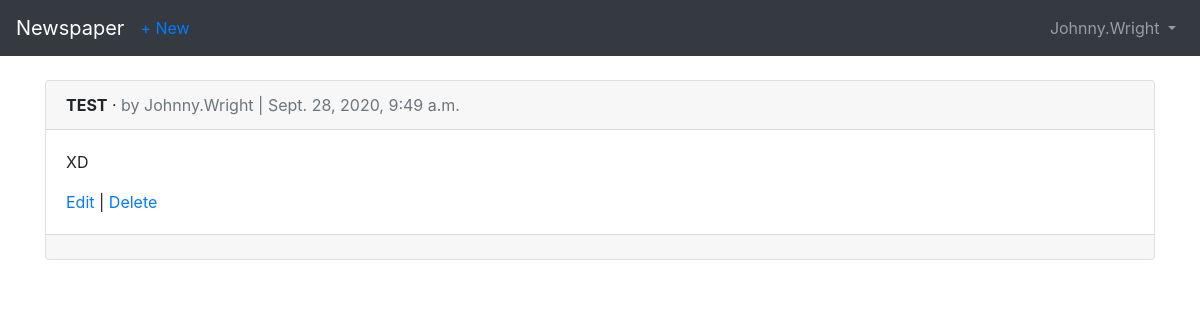
/articles/ (signed in), run on an earlier commit of the app's database.
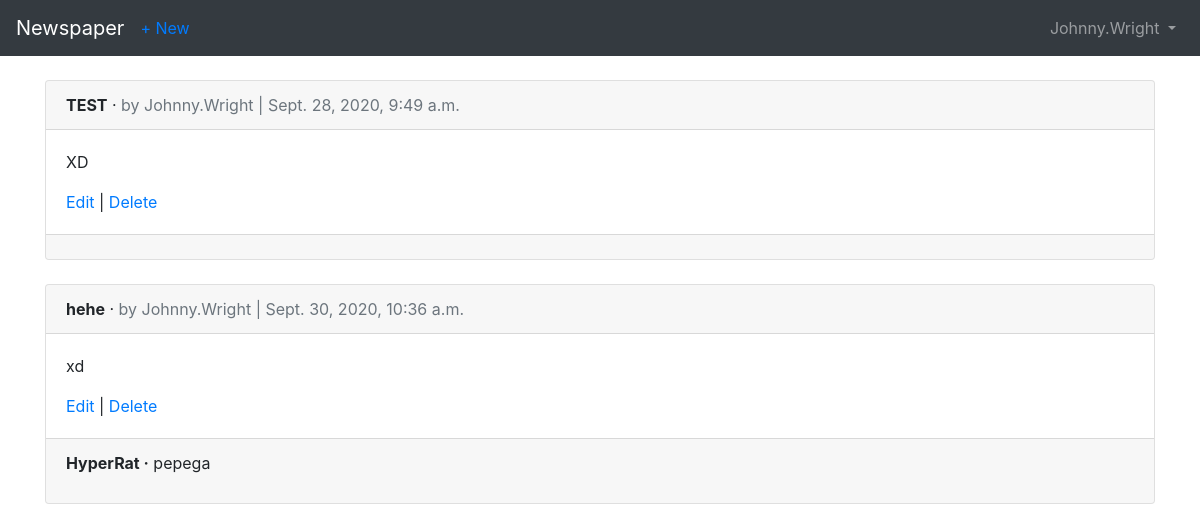
And on a later commit of the database.
### users/models.py (models this page shows)
class CustomUser(AbstractUser):
    age = models.PositiveIntegerField(null=True, blank=True)

### articles/models.py (models this page shows, shortened)
class Article(models.Model):
    title = models.CharField(max_length=255)
    body = models.TextField()
    date = models.DateTimeField(auto_now_add=True)
    author = models.ForeignKey(
        get_user_model(),
        on_delete=models.CASCADE,
    )

class Comment(models.Model):
    article = models.ForeignKey(
    Article,
    on_delete=models.CASCADE,
    related_name='comments',
    )
    comment = models.CharField(max_length=140)
    author = models.ForeignKey(
        get_user_model(),
        on_delete=models.CASCADE,
    )
    def __str__(self):
        return self.comment

### articles/views.py (the view)
# urls.py: path('', ArticleListView.as_view(), name='article_list'),
class ArticleListView(LoginRequiredMixin, ListView):
    model = Article
    template_name = 'article_list.html'
    login_url = 'login'

### templates/article_list.html (shortened to what this page needs)
{% extends 'base.html' %}
{% block content %}
	{% for article in object_list %}
		<div class="card">
		 <div class="card-header">
		  <span class="font-weight-bold">{{ article.title }}</span> &middot;
		  <span class="text-muted">by {{ article.author }} |
		  {{ article.date }}</span>
		</div>
		<div class="card-body">
		 <p>{{ article.body }}</p>
		 <a href="{% url 'article_edit' article.pk %}">Edit</a> |
		 <a href="{% url 'article_delete' article.pk %}">Delete</a>
		</div>
		<div class="card-footer">
			{% for comment in article.comments.all %}
				<p>
					<span class = "font-weight-bold">{{ comment.author }} &middot;</span>
					{{ comment }}
				</p>
			{% endfor %}
		</div>
		</div>
		<br />
	{% endfor %}
{% endblock content %}

### templates/base.html (shortened to what this page needs)
<!doctype html>
<html lang="en">
  <head>
    <link rel="stylesheet"
    href="https://stackpath.bootstrapcdn.com/bootstrap/4.1.3/css/bootstrap.min.css"
>
  </head>
  <body>
    <nav class="navbar navbar-expand-md navbar-dark bg-dark mb-4">
      <a class="navbar-brand" href="{% url 'home' %}">Newspaper</a>
	  {% if user.is_authenticated %}
		<ul class="navbar-nav mr-auto">
			<li class="nav-item"><a href="{% url 'article_new' %}"> + New</a></li>
		</ul>
	  {% endif %}
    <div class="collapse navbar-collapse" id="navbarCollapse">
      {% if user.is_authenticated %}
        <ul class="navbar-nav ml-auto">
          <li class="nav-item">
            <a class="nav-link dropdown-toggle" href="#" id="userMenu"
              data-toggle="dropdown" aria-haspopup="true"
              aria-expanded="false">
              {{ user.username }}
            </a>
          </li>
        </ul>
      {% endif %}
    </div>
  </nav>
  <div class="container">
    {% block content %}
    {% endblock content %}
  </div>
  </body>
</html>

What changed in the data, as far as the page shows it:
added Article: title "hehe", author "Johnny.Wright", date "Sept. 30, 2020, 10:36 a.m.", body "xd"
added Comment: author "HyperRat", comment "pepega"
